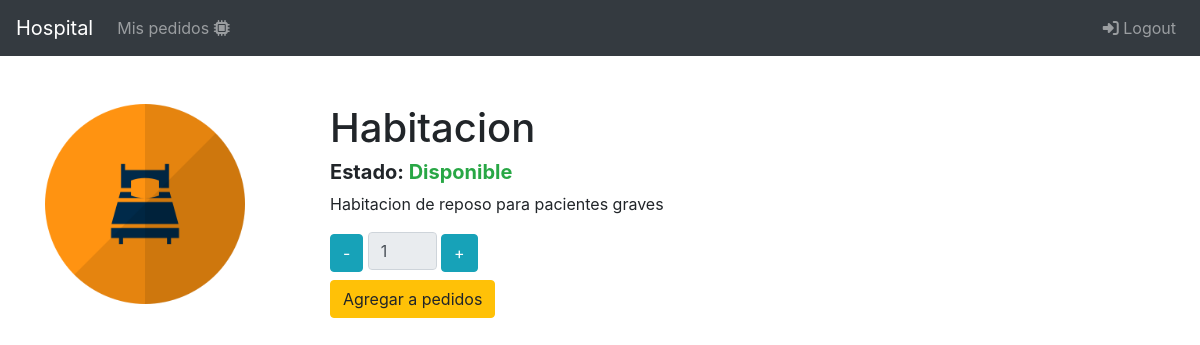
Screenshot of /recursos/habitacion (signed in) with the database file from the repository.
### resources/models.py (models this page shows)
class Resource(models.Model):
    type = models.CharField(max_length=50)
    description = models.TextField()
    available =models.BooleanField(default=False)
    slug = models.SlugField(null=False,blank=False, unique=True)
    image = models.ImageField(upload_to='resources/',null=False,blank=False)
    def __str__(self):
        return self.type

### resources/views.py (the view)
# urls.py: path('<slug:slug>', views.ResourceDetailView.as_view(),name='resource'),
class ResourceDetailView(DetailView):
    model = Resource
    template_name = 'resources/resource.html'
    def get_context_data(self,**kawargs):
        context = super().get_context_data(**kawargs)
        context['message'] = 'Listado de recursos'
        print(context)
        return context

### resources/templates/resources/resource.html
{% extends 'base.html' %}
{% block content %}
    <div class="col-3">
      {% if resource.image %}
        <img src="{{resource.image.url}}" alt="Imagen del recurso" width="200" height="200">
      {% endif %}
    </div>
    <div class="col">
      <div class="h1">{{resource.type}}</div>
      <div class="h5 font-weight-bold">
        Estado: <span class="{% if resource.available %}text-success{% else %}text-danger{%endif%}">{% if resource.available %}Disponible {% else %}No disponible {%endif%}</span>
      </div>
      <div class="">
        <p>{{resource.description}}</p>
      </div>
      <div class="">
        {% include 'resourcesAllocation/snippets/add.html' %}
      </div>
    </div>
{% endblock %}

### rows the page displays
Resource: image (picture), type "Habitacion", description "Habitacion de reposo para pacientes graves"
